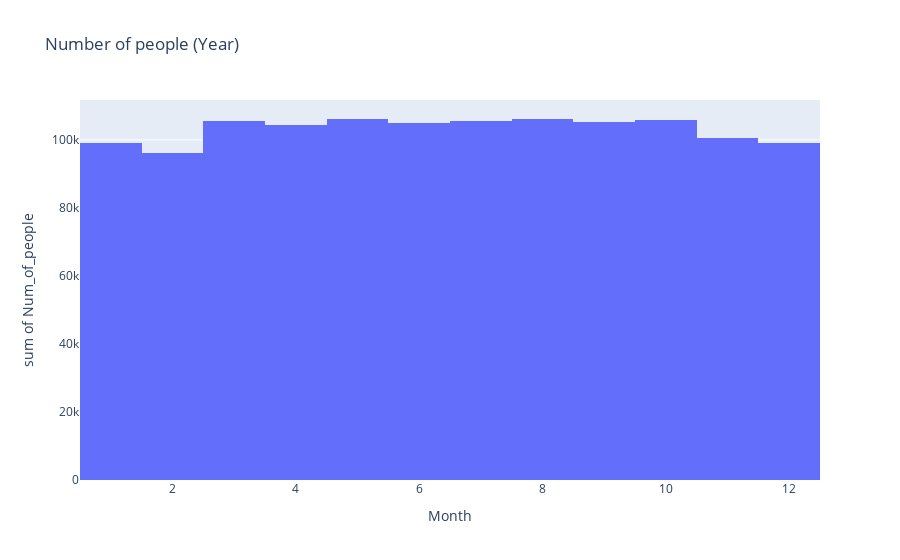

This figure's notebook cell:
### Markdown cell above
**Data Exploration**
---
---

### Code cell
#Function to plot interactive plots using Plotly (Reference: https://medium.com/mlearning-ai/forecasting-timeseries-using-machine-learning-deep-learning-446eccc6eb6d)
def plotl(df, x, y, title):
    fig = px.histogram(df, x=x, y=y, title=title)
    fig.show()

plotl(df1, 'Month', df1['Num_of_people'], 'Number of people (Year)')

### Figure 1 — Plotly figure (JSON) as saved in the notebook; plotly's stock layout.template omitted (floating-point values rounded to 4 significant figures; data arrays with more than 128 entries replaced by an {"elided": "..."} marker saying what was removed)
{"data": [{"alignmentgroup": "True", "bingroup": "x", "histfunc": "sum", "hovertemplate": "Month=%{x}<br>sum of Num_of_people=%{y}<extra></extra>", "legendgroup": "", "marker": {"color": "#636efa", "pattern": {"shape": ""}}, "name": "", "offsetgroup": "", "orientation": "v", "showlegend": false, "type": "histogram", "x": {"elided": "10457 int values"}, "xaxis": "x", "y": {"elided": "10457 int values"}, "yaxis": "y"}], "layout": {"barmode": "relative", "legend": {"tracegroupgap": 0}, "title": {"text": "Number of people (Year)"}, "xaxis": {"anchor": "y", "domain": [0, 1], "title": {"text": "Month"}}, "yaxis": {"anchor": "x", "domain": [0, 1], "title": {"text": "sum of Num_of_people"}}}}
